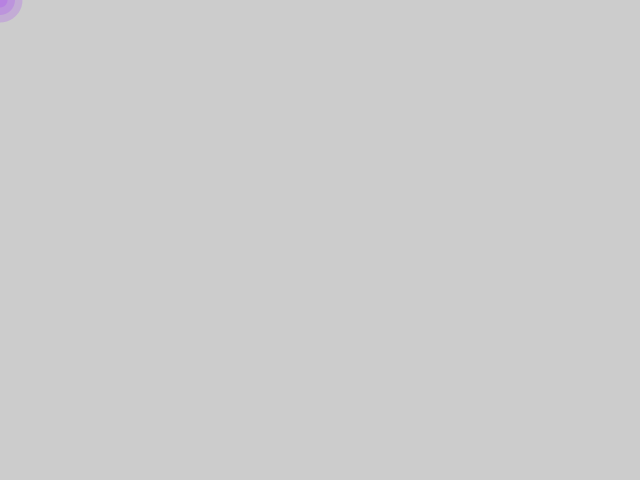
Frame 1 (no input)
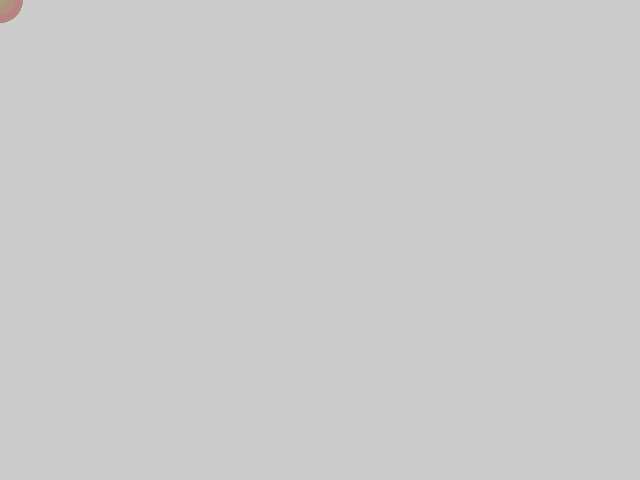
Frame 60 (the mouse pressed at the canvas centre just before this capture)
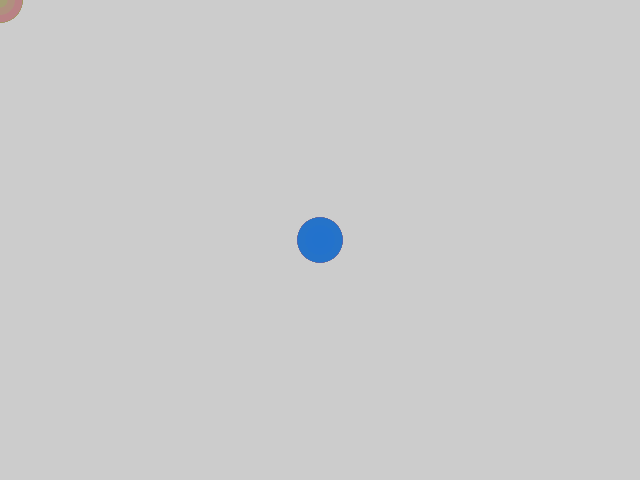
Frame 120 (the mouse held since frame 60 and released just before this capture)

The Processing sketch that drew these frames (run headless with seeded random() and noise(); from frame 60 on, the mouse is pressed at the canvas centre):

// Processing sketch: processing_90462
// ── processing_90462.pde

float x;
float y;
float r;
float g;
float b;
float a;

void setup (){
  size(640,480);
 }

void draw(){
  smooth();
  x=mouseX;
  y=mouseY;
  
  
  r=random(255);
  g=random(255);
  b=random(255);
  a=random (255);

noStroke(); 
 fill(r,g,b,a);
 ellipse(x,y,30,30);
 ellipse(x,y,15,15);
 ellipse(x,y,45,45);
}
